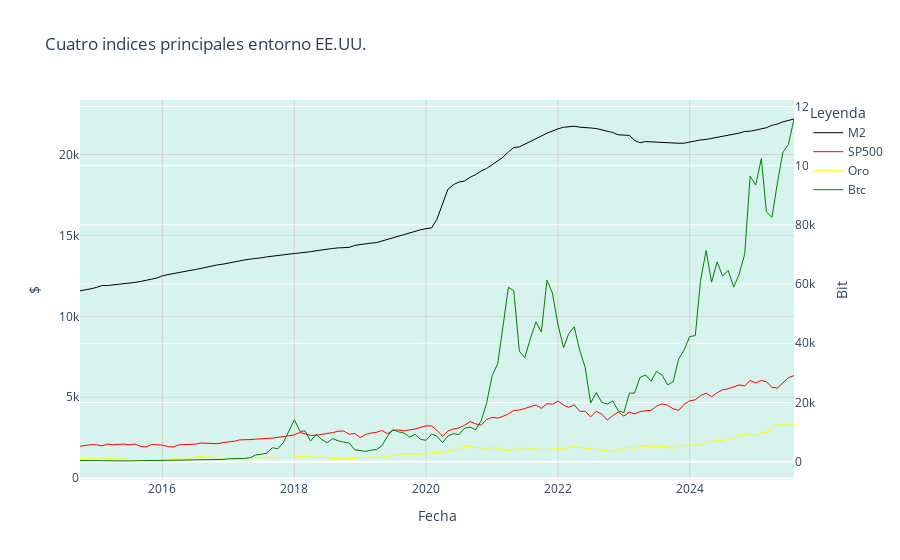

Notebook code cell kept with this figure:
### Code cell
#****graficamos con polty ayudado por la IA****************************************************

import numpy as np
import plotly.graph_objects as go

plt.style.use("bmh")
plt.figure(figsize=(12, 12))  # Tamaño de la figura
# Dominio de las funciones

x = df_m2['Fecha']
y1 = df_m2['m2']
y22 = df_sp['Precio_Cierre_SP500_USD']
y3 = df_oro['P_oro']
y4 = df_btc['P_btc']

# Crea cada traza para la gráfica
fig = go.Figure()
fig.add_trace(go.Scatter(x=x, y=y1, mode='lines', name='M2',  line=dict(color='black', width=1)))
fig.add_trace(go.Scatter(x=x, y=y22, mode='lines', name='SP500', line=dict(color='red', width=1)))
fig.add_trace(go.Scatter(x=x, y=y3, mode='lines', name='Oro', line=dict(color='yellow', width=1)))
fig.add_trace(go.Scatter(x=x, y=y4, mode='lines', name='Btc', line=dict(color='green', width=1), yaxis='y2'))


# pintar con indice a parte
#fig.add_trace(go.Scatter(x=[1,2,3], y=[10,40,90], name='var2', yaxis='y2'))




# Personaliza el gráfico (opcional)
fig.update_layout(
    xaxis=dict(showgrid=True, gridcolor='lightgray', gridwidth=1),
    yaxis=dict(showgrid=True, gridcolor='lightgray', gridwidth=1),
    yaxis2=dict( title="Bit", overlaying='y',side='right'), #
    title='Cuatro indices principales entorno EE.UU.',
    xaxis_title='Fecha',
    yaxis_title='$',
    legend_title='Leyenda'
)




fig.update_layout(plot_bgcolor="#D7F3ED")

fig.show()

### Figure 1 — Plotly figure (JSON) as saved in the notebook; plotly's stock layout.template omitted (floating-point values rounded to 4 significant figures; data arrays with more than 128 entries replaced by an {"elided": "..."} marker saying what was removed)
{"data": [{"line": {"color": "black", "width": 1}, "mode": "lines", "name": "M2", "type": "scatter", "x": {"elided": "131 str values"}, "y": {"elided": "131 float values"}}, {"line": {"color": "red", "width": 1}, "mode": "lines", "name": "SP500", "type": "scatter", "x": {"elided": "131 str values"}, "y": {"elided": "131 float values"}}, {"line": {"color": "yellow", "width": 1}, "mode": "lines", "name": "Oro", "type": "scatter", "x": {"elided": "131 str values"}, "y": {"elided": "131 float values"}}, {"line": {"color": "green", "width": 1}, "mode": "lines", "name": "Btc", "type": "scatter", "x": {"elided": "131 str values"}, "y": {"elided": "131 float values"}, "yaxis": "y2"}], "layout": {"legend": {"title": {"text": "Leyenda"}}, "plot_bgcolor": "#D7F3ED", "title": {"text": "Cuatro indices principales entorno EE.UU."}, "xaxis": {"gridcolor": "lightgray", "gridwidth": 1, "showgrid": true, "title": {"text": "Fecha"}}, "yaxis": {"gridcolor": "lightgray", "gridwidth": 1, "showgrid": true, "title": {"text": "$"}}, "yaxis2": {"overlaying": "y", "side": "right", "title": {"text": "Bit"}}}}
